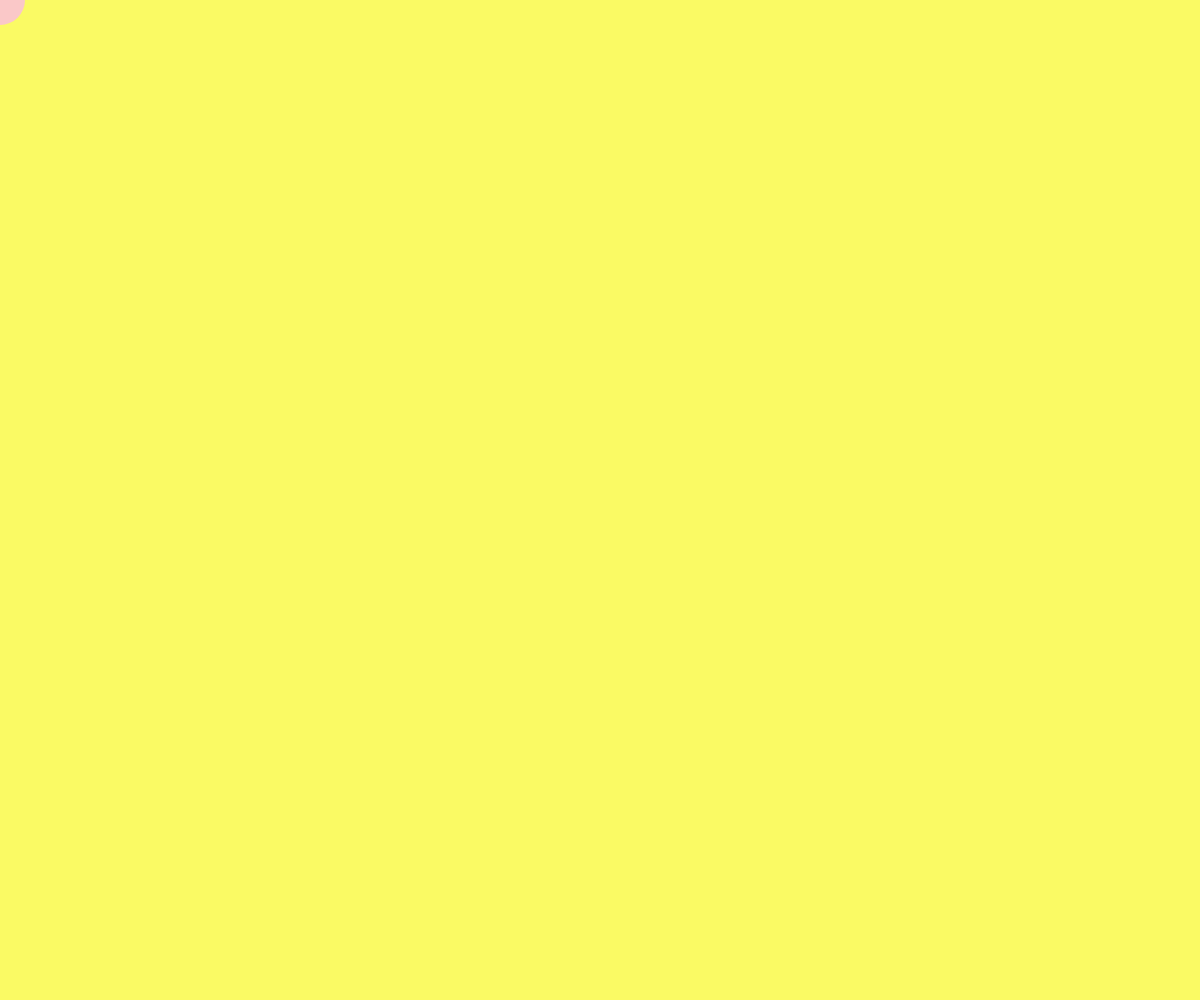
Frame 1 (no input)
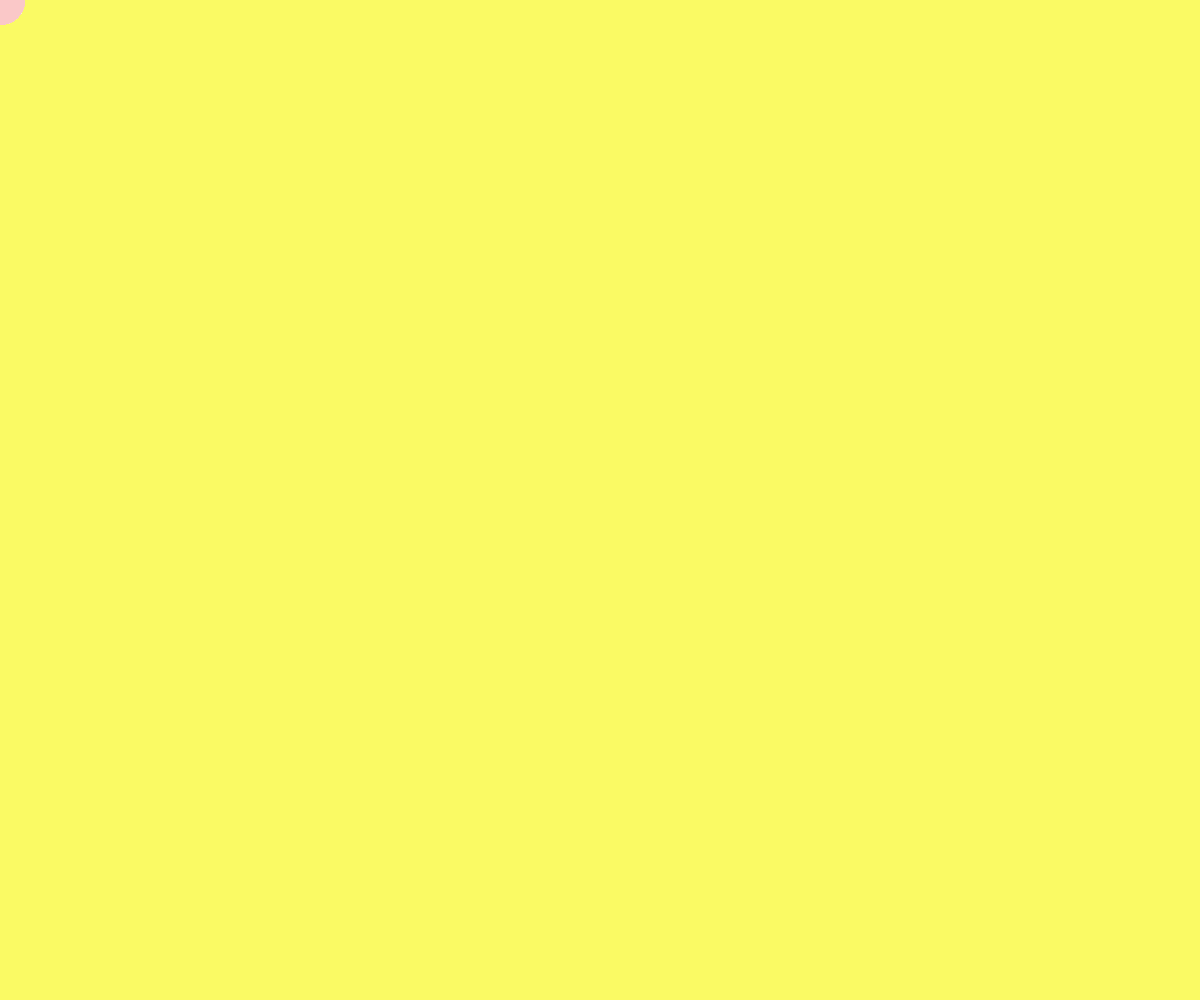
Frame 60 (no input)
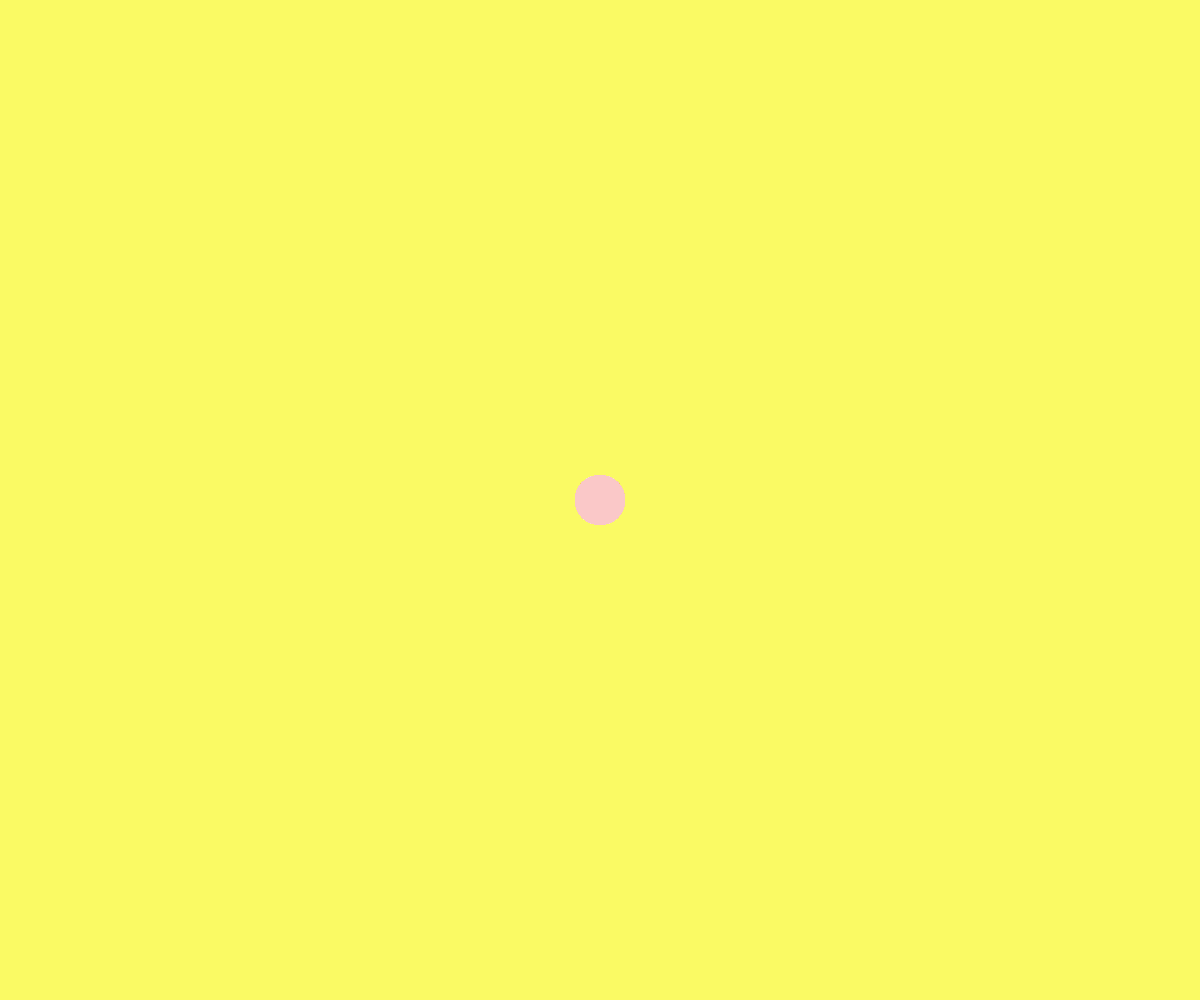
Frame 120 (the mouse pressed at the canvas centre since frame 60)

The p5.js sketch that drew these frames (run headless with seeded random() and noise() and a simulated clock; from frame 60 on, the mouse is pressed at the canvas centre):

// p5.js sketch
// ── sketch.js
function setup() {
	createCanvas(windowWidth, windowHeight);
	background(250, 250, 100);
}

function draw() {
	// ellipse
	fill(250, 200, 200);	
	noStroke();
	ellipse(mouseX, mouseY, 50, 50);
}

function mousePressed(){
	background(250, 250, 100);
}
